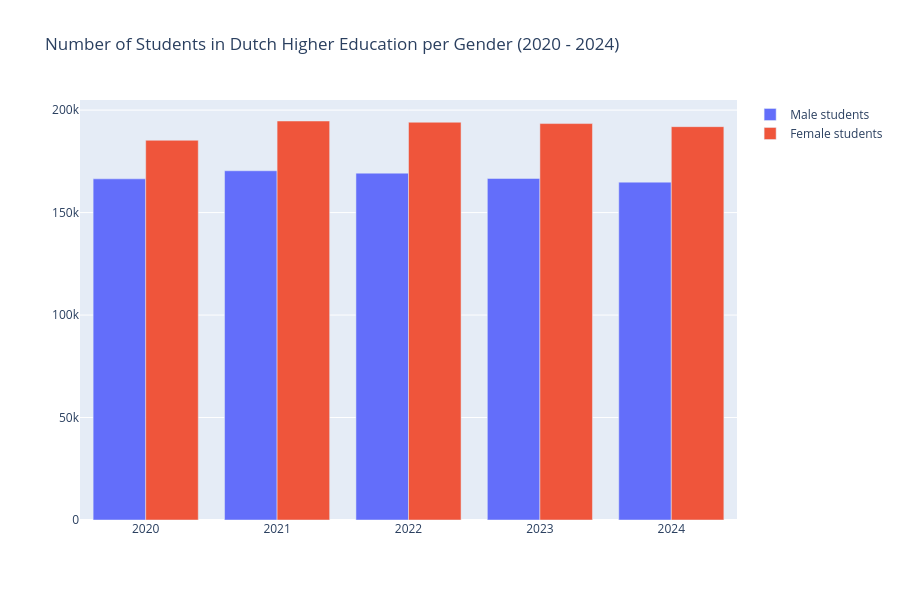

This figure's notebook cell:
### Markdown cell above
### Gender Balance as a Sign of Inclusive Growth
The continued growth in student enrollment has been accompanied by a consistent gender pattern: female students have outnumbered male students every year between 2020 and 2024. The peak year 2021, which reflected delayed enrollment due to COVID-19, shows it most clearly. Both male and female enrollment are increasing, but women are consistently ahead in absolute numbers. This gender trend highlights a positive shift toward greater gender balance in higher education, which may contribute to more equal representation and opportunities for women in the labor market in the long term.  A higher share of female graduates contributes to a more balanced labor force, especially in sectors traditionally underrepresented by women. Promoting equal access for all genders enhances not only fairness but also economic resilience and innovation potential in a knowledge-based economy (Hong, Kim, Park & Sim, 2019).

### Code cell
totaal_vrouw = [registraties_wo[registraties_wo['GESLACHT'] == 'vrouw'][jaar].sum() for jaar in jaren]
totaal_man = [registraties_wo[registraties_wo['GESLACHT'] == 'man'][jaar].sum() for jaar in jaren]

fig4 = go.Figure(data = [
    go.Bar(name='Male students', x = jaren, y = totaal_man),
    go.Bar(name='Female students', x = jaren, y = totaal_vrouw)
])

fig4.update_layout( height = 600, title = 'Number of Students in Dutch Higher Education per Gender (2020 - 2024)')
fig4.show()

### Figure 1 — Plotly figure (JSON) as saved in the notebook; plotly's stock layout.template omitted (floating-point values rounded to 4 significant figures)
{"data": [{"name": "Male students", "type": "bar", "x": ["2020", "2021", "2022", "2023", "2024"], "y": [166458, 170392, 169235, 166647, 164847]}, {"name": "Female students", "type": "bar", "x": ["2020", "2021", "2022", "2023", "2024"], "y": [185276, 194680, 194075, 193428, 191919]}], "layout": {"height": 600, "title": {"text": "Number of Students in Dutch Higher Education per Gender (2020 - 2024)"}}}
